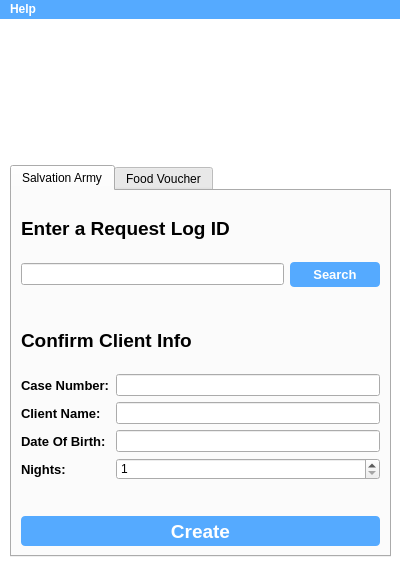
<?xml version="1.0" encoding="UTF-8"?>
<ui version="4.0">
 <class>MainWindow</class>
 <widget class="QMainWindow" name="MainWindow">
  <property name="windowModality">
   <enum>Qt::NonModal</enum>
  </property>
  <property name="enabled">
   <bool>true</bool>
  </property>
  <property name="geometry">
   <rect>
    <x>0</x>
    <y>0</y>
    <width>400</width>
    <height>575</height>
   </rect>
  </property>
  <property name="sizePolicy">
   <sizepolicy hsizetype="Expanding" vsizetype="Expanding">
    <horstretch>0</horstretch>
    <verstretch>0</verstretch>
   </sizepolicy>
  </property>
  <property name="minimumSize">
   <size>
    <width>400</width>
    <height>575</height>
   </size>
  </property>
  <property name="maximumSize">
   <size>
    <width>400</width>
    <height>575</height>
   </size>
  </property>
  <property name="cursor">
   <cursorShape>ArrowCursor</cursorShape>
  </property>
  <property name="windowTitle">
   <string>Accomodation Form Creator</string>
  </property>
  <property name="windowIcon">
   <iconset resource="../Resources/resource.qrc">
    <normaloff>:/Images/icon.png</normaloff>:/Images/icon.png</iconset>
  </property>
  <property name="styleSheet">
   <string notr="true">QMainWindow { background-color: white}</string>
  </property>
  <property name="iconSize">
   <size>
    <width>32</width>
    <height>32</height>
   </size>
  </property>
  <widget class="QWidget" name="centralwidget">
   <property name="styleSheet">
    <string notr="true"/>
   </property>
   <widget class="QWidget" name="layoutWidget">
    <property name="geometry">
     <rect>
      <x>10</x>
      <y>10</y>
      <width>381</width>
      <height>528</height>
     </rect>
    </property>
    <layout class="QVBoxLayout" name="verticalLayout">
     <item>
      <layout class="QHBoxLayout" name="horizontalLayout_7">
       <item>
        <spacer name="verticalSpacer_2">
         <property name="orientation">
          <enum>Qt::Vertical</enum>
         </property>
         <property name="sizeHint" stdset="0">
          <size>
           <width>20</width>
           <height>40</height>
          </size>
         </property>
        </spacer>
       </item>
       <item>
        <widget class="QLabel" name="logoLabel">
         <property name="sizePolicy">
          <sizepolicy hsizetype="Fixed" vsizetype="Fixed">
           <horstretch>0</horstretch>
           <verstretch>0</verstretch>
          </sizepolicy>
         </property>
         <property name="autoFillBackground">
          <bool>false</bool>
         </property>
         <property name="styleSheet">
          <string notr="true"/>
         </property>
         <property name="frameShape">
          <enum>QFrame::NoFrame</enum>
         </property>
         <property name="text">
          <string/>
         </property>
         <property name="pixmap">
          <pixmap resource="../Resources/resource.qrc">:/Images/list.png</pixmap>
         </property>
         <property name="scaledContents">
          <bool>true</bool>
         </property>
         <property name="alignment">
          <set>Qt::AlignCenter</set>
         </property>
         <property name="wordWrap">
          <bool>false</bool>
         </property>
        </widget>
       </item>
       <item>
        <spacer name="verticalSpacer">
         <property name="orientation">
          <enum>Qt::Vertical</enum>
         </property>
         <property name="sizeHint" stdset="0">
          <size>
           <width>20</width>
           <height>40</height>
          </size>
         </property>
        </spacer>
       </item>
      </layout>
     </item>
     <item>
      <widget class="QTabWidget" name="tabWidget">
       <property name="sizePolicy">
        <sizepolicy hsizetype="Expanding" vsizetype="Expanding">
         <horstretch>0</horstretch>
         <verstretch>0</verstretch>
        </sizepolicy>
       </property>
       <property name="font">
        <font>
         <weight>50</weight>
         <bold>false</bold>
        </font>
       </property>
       <property name="autoFillBackground">
        <bool>false</bool>
       </property>
       <property name="styleSheet">
        <string notr="true"/>
       </property>
       <property name="tabPosition">
        <enum>QTabWidget::North</enum>
       </property>
       <property name="tabShape">
        <enum>QTabWidget::Rounded</enum>
       </property>
       <property name="currentIndex">
        <number>0</number>
       </property>
       <widget class="QWidget" name="saTab">
        <property name="font">
         <font>
          <weight>75</weight>
          <bold>true</bold>
         </font>
        </property>
        <property name="styleSheet">
         <string notr="true"/>
        </property>
        <attribute name="icon">
         <iconset resource="../Resources/resource.qrc">
          <normaloff>:/Images/bed.png</normaloff>:/Images/bed.png</iconset>
        </attribute>
        <attribute name="title">
         <string>Salvation Army</string>
        </attribute>
        <layout class="QVBoxLayout" name="verticalLayout_8">
         <item>
          <widget class="QLabel" name="searchLabel">
           <property name="font">
            <font>
             <pointsize>14</pointsize>
             <weight>75</weight>
             <bold>true</bold>
            </font>
           </property>
           <property name="text">
            <string>Enter a Request Log ID</string>
           </property>
           <property name="alignment">
            <set>Qt::AlignLeading|Qt::AlignLeft|Qt::AlignVCenter</set>
           </property>
          </widget>
         </item>
         <item>
          <layout class="QHBoxLayout" name="horizontalLayout">
           <item>
            <widget class="QLineEdit" name="searchLine">
             <property name="styleSheet">
              <string notr="true"/>
             </property>
             <property name="text">
              <string/>
             </property>
             <property name="placeholderText">
              <string/>
             </property>
            </widget>
           </item>
           <item>
            <widget class="QPushButton" name="searchButtonSA">
             <property name="minimumSize">
              <size>
               <width>90</width>
               <height>25</height>
              </size>
             </property>
             <property name="font">
              <font>
               <family>Arial</family>
               <pointsize>10</pointsize>
               <weight>75</weight>
               <italic>false</italic>
               <bold>true</bold>
               <kerning>true</kerning>
              </font>
             </property>
             <property name="styleSheet">
              <string notr="true">QPushButton:pressed { 
	border-radius: 4px; 
	background-color: rgb(66, 133, 200);
}

QPushButton {
    border: none;
	border-radius: 4px;
	background-color: rgb(85, 170, 255);
	font: 75 10pt &quot;Arial&quot;; 
	color: rgb(255, 255, 255);	
	font-weight: bold;
}</string>
             </property>
             <property name="text">
              <string>Search</string>
             </property>
             <property name="autoDefault">
              <bool>false</bool>
             </property>
             <property name="default">
              <bool>false</bool>
             </property>
             <property name="flat">
              <bool>false</bool>
             </property>
            </widget>
           </item>
          </layout>
         </item>
         <item>
          <spacer name="horizontalSpacer">
           <property name="orientation">
            <enum>Qt::Horizontal</enum>
           </property>
           <property name="sizeHint" stdset="0">
            <size>
             <width>40</width>
             <height>20</height>
            </size>
           </property>
          </spacer>
         </item>
         <item>
          <widget class="QLabel" name="confirmLabel">
           <property name="font">
            <font>
             <pointsize>14</pointsize>
             <weight>75</weight>
             <bold>true</bold>
            </font>
           </property>
           <property name="text">
            <string>Confirm Client Info</string>
           </property>
          </widget>
         </item>
         <item>
          <layout class="QHBoxLayout" name="horizontalLayout_5">
           <item>
            <layout class="QVBoxLayout" name="verticalLayout_6">
             <item>
              <widget class="QLabel" name="caseNumLabel">
               <property name="font">
                <font>
                 <pointsize>10</pointsize>
                 <weight>75</weight>
                 <bold>true</bold>
                </font>
               </property>
               <property name="text">
                <string>Case Number:</string>
               </property>
              </widget>
             </item>
             <item>
              <widget class="QLabel" name="nameLabel">
               <property name="font">
                <font>
                 <pointsize>10</pointsize>
                 <weight>75</weight>
                 <bold>true</bold>
                </font>
               </property>
               <property name="text">
                <string>Client Name:</string>
               </property>
              </widget>
             </item>
             <item>
              <widget class="QLabel" name="dobLabel">
               <property name="font">
                <font>
                 <pointsize>10</pointsize>
                 <weight>75</weight>
                 <bold>true</bold>
                </font>
               </property>
               <property name="text">
                <string>Date Of Birth:</string>
               </property>
              </widget>
             </item>
             <item>
              <widget class="QLabel" name="nightsLabel">
               <property name="font">
                <font>
                 <pointsize>10</pointsize>
                 <weight>75</weight>
                 <bold>true</bold>
                </font>
               </property>
               <property name="text">
                <string>Nights:</string>
               </property>
              </widget>
             </item>
            </layout>
           </item>
           <item>
            <layout class="QVBoxLayout" name="verticalLayout_7">
             <item>
              <widget class="QLineEdit" name="caseNumLine">
               <property name="font">
                <font>
                 <pointsize>8</pointsize>
                 <italic>false</italic>
                 <stylestrategy>PreferAntialias</stylestrategy>
                </font>
               </property>
               <property name="styleSheet">
                <string notr="true"/>
               </property>
               <property name="readOnly">
                <bool>true</bool>
               </property>
              </widget>
             </item>
             <item>
              <widget class="QLineEdit" name="nameLine">
               <property name="font">
                <font>
                 <pointsize>8</pointsize>
                 <italic>false</italic>
                 <stylestrategy>PreferAntialias</stylestrategy>
                </font>
               </property>
               <property name="styleSheet">
                <string notr="true"/>
               </property>
               <property name="readOnly">
                <bool>true</bool>
               </property>
              </widget>
             </item>
             <item>
              <widget class="QLineEdit" name="dobLine">
               <property name="font">
                <font>
                 <pointsize>8</pointsize>
                 <italic>false</italic>
                 <stylestrategy>PreferAntialias</stylestrategy>
                </font>
               </property>
               <property name="styleSheet">
                <string notr="true"/>
               </property>
               <property name="readOnly">
                <bool>true</bool>
               </property>
              </widget>
             </item>
             <item>
              <widget class="QSpinBox" name="nightSpinBox">
               <property name="font">
                <font>
                 <weight>50</weight>
                 <bold>false</bold>
                </font>
               </property>
               <property name="styleSheet">
                <string notr="true"/>
               </property>
               <property name="buttonSymbols">
                <enum>QAbstractSpinBox::UpDownArrows</enum>
               </property>
               <property name="minimum">
                <number>1</number>
               </property>
               <property name="maximum">
                <number>5</number>
               </property>
              </widget>
             </item>
            </layout>
           </item>
          </layout>
         </item>
         <item>
          <spacer name="horizontalSpacer_4">
           <property name="orientation">
            <enum>Qt::Horizontal</enum>
           </property>
           <property name="sizeHint" stdset="0">
            <size>
             <width>40</width>
             <height>30</height>
            </size>
           </property>
          </spacer>
         </item>
         <item>
          <widget class="QPushButton" name="createFormBtn">
           <property name="minimumSize">
            <size>
             <width>0</width>
             <height>30</height>
            </size>
           </property>
           <property name="font">
            <font>
             <family>Arial</family>
             <pointsize>14</pointsize>
             <weight>75</weight>
             <italic>false</italic>
             <bold>true</bold>
            </font>
           </property>
           <property name="styleSheet">
            <string notr="true">QPushButton:pressed { 
	border-radius: 4px; 
	background-color: rgb(66, 133, 200);
}

QPushButton {
    border: none;
	border-radius: 4px;
	background-color: rgb(85, 170, 255);
	font: 75 14pt &quot;Arial&quot;; 
	color: rgb(255, 255, 255);	
	font-weight: bold;
}</string>
           </property>
           <property name="text">
            <string>Create</string>
           </property>
          </widget>
         </item>
        </layout>
       </widget>
       <widget class="QWidget" name="fvTab">
        <attribute name="icon">
         <iconset resource="../Resources/resource.qrc">
          <normaloff>:/Images/cart.png</normaloff>:/Images/cart.png</iconset>
        </attribute>
        <attribute name="title">
         <string>Food Voucher</string>
        </attribute>
        <layout class="QVBoxLayout" name="verticalLayout_5">
         <item>
          <widget class="QLabel" name="searchLabel_2">
           <property name="font">
            <font>
             <pointsize>14</pointsize>
             <weight>75</weight>
             <bold>true</bold>
            </font>
           </property>
           <property name="text">
            <string>Enter a Request Log ID</string>
           </property>
          </widget>
         </item>
         <item>
          <layout class="QHBoxLayout" name="horizontalLayout_3">
           <item>
            <widget class="QLineEdit" name="searchLine_2">
             <property name="styleSheet">
              <string notr="true"/>
             </property>
             <property name="text">
              <string/>
             </property>
             <property name="placeholderText">
              <string/>
             </property>
            </widget>
           </item>
           <item>
            <widget class="QPushButton" name="searchButtonFV">
             <property name="minimumSize">
              <size>
               <width>90</width>
               <height>25</height>
              </size>
             </property>
             <property name="font">
              <font>
               <family>Arial</family>
               <pointsize>10</pointsize>
               <weight>75</weight>
               <italic>false</italic>
               <bold>true</bold>
               <kerning>true</kerning>
              </font>
             </property>
             <property name="styleSheet">
              <string notr="true">QPushButton:pressed { 
	border-radius: 4px; 
	background-color: rgb(66, 133, 200);
}

QPushButton {
    border: none;
	border-radius: 4px;
	background-color: rgb(85, 170, 255);
	font: 75 10pt &quot;Arial&quot;; 
	color: rgb(255, 255, 255);	
	font-weight: bold;
}</string>
             </property>
             <property name="text">
              <string>Search</string>
             </property>
             <property name="autoDefault">
              <bool>false</bool>
             </property>
             <property name="default">
              <bool>false</bool>
             </property>
             <property name="flat">
              <bool>false</bool>
             </property>
            </widget>
           </item>
          </layout>
         </item>
         <item>
          <widget class="QLabel" name="confirmLabel_2">
           <property name="font">
            <font>
             <pointsize>14</pointsize>
             <weight>75</weight>
             <bold>true</bold>
            </font>
           </property>
           <property name="text">
            <string>Confirm Client Info</string>
           </property>
          </widget>
         </item>
         <item>
          <layout class="QHBoxLayout" name="horizontalLayout_4">
           <item>
            <layout class="QVBoxLayout" name="verticalLayout_3">
             <item>
              <widget class="QLabel" name="nameLabel_2">
               <property name="font">
                <font>
                 <pointsize>10</pointsize>
                 <weight>75</weight>
                 <bold>true</bold>
                </font>
               </property>
               <property name="text">
                <string>Client Name:</string>
               </property>
              </widget>
             </item>
             <item>
              <widget class="QLabel" name="dobLabel_2">
               <property name="font">
                <font>
                 <pointsize>10</pointsize>
                 <weight>75</weight>
                 <bold>true</bold>
                </font>
               </property>
               <property name="text">
                <string>Date Of Birth:</string>
               </property>
              </widget>
             </item>
             <item>
              <widget class="QLabel" name="addressLabel">
               <property name="font">
                <font>
                 <pointsize>10</pointsize>
                 <weight>75</weight>
                 <bold>true</bold>
                </font>
               </property>
               <property name="text">
                <string>Address:</string>
               </property>
              </widget>
             </item>
            </layout>
           </item>
           <item>
            <layout class="QVBoxLayout" name="verticalLayout_4">
             <item>
              <widget class="QLineEdit" name="nameLineFV">
               <property name="font">
                <font>
                 <pointsize>8</pointsize>
                 <italic>false</italic>
                 <stylestrategy>PreferAntialias</stylestrategy>
                </font>
               </property>
               <property name="styleSheet">
                <string notr="true"/>
               </property>
               <property name="readOnly">
                <bool>true</bool>
               </property>
              </widget>
             </item>
             <item>
              <widget class="QLineEdit" name="dobLineFV">
               <property name="font">
                <font>
                 <pointsize>8</pointsize>
                 <italic>false</italic>
                 <stylestrategy>PreferAntialias</stylestrategy>
                </font>
               </property>
               <property name="styleSheet">
                <string notr="true"/>
               </property>
               <property name="readOnly">
                <bool>true</bool>
               </property>
              </widget>
             </item>
             <item>
              <widget class="QLineEdit" name="addressLineFV">
               <property name="sizePolicy">
                <sizepolicy hsizetype="Expanding" vsizetype="Fixed">
                 <horstretch>0</horstretch>
                 <verstretch>0</verstretch>
                </sizepolicy>
               </property>
               <property name="font">
                <font>
                 <pointsize>8</pointsize>
                 <italic>false</italic>
                 <stylestrategy>PreferAntialias</stylestrategy>
                </font>
               </property>
               <property name="styleSheet">
                <string notr="true"/>
               </property>
               <property name="readOnly">
                <bool>true</bool>
               </property>
              </widget>
             </item>
            </layout>
           </item>
          </layout>
         </item>
         <item>
          <widget class="QLabel" name="confirmLabel_3">
           <property name="font">
            <font>
             <pointsize>14</pointsize>
             <weight>75</weight>
             <bold>true</bold>
            </font>
           </property>
           <property name="text">
            <string>Calculate Approved Amount</string>
           </property>
          </widget>
         </item>
         <item>
          <layout class="QHBoxLayout" name="horizontalLayout_14">
           <item>
            <layout class="QVBoxLayout" name="verticalLayout_13">
             <item>
              <layout class="QHBoxLayout" name="horizontalLayout_15">
               <item>
                <widget class="QLabel" name="daysLabel_4">
                 <property name="font">
                  <font>
                   <pointsize>10</pointsize>
                   <weight>75</weight>
                   <bold>true</bold>
                  </font>
                 </property>
                 <property name="text">
                  <string>Days:</string>
                 </property>
                </widget>
               </item>
               <item>
                <widget class="QSpinBox" name="daysSpinBox">
                 <property name="sizePolicy">
                  <sizepolicy hsizetype="Fixed" vsizetype="Fixed">
                   <horstretch>0</horstretch>
                   <verstretch>0</verstretch>
                  </sizepolicy>
                 </property>
                 <property name="styleSheet">
                  <string notr="true"/>
                 </property>
                 <property name="buttonSymbols">
                  <enum>QAbstractSpinBox::PlusMinus</enum>
                 </property>
                 <property name="minimum">
                  <number>1</number>
                 </property>
                 <property name="maximum">
                  <number>4</number>
                 </property>
                </widget>
               </item>
              </layout>
             </item>
             <item>
              <layout class="QHBoxLayout" name="horizontalLayout_16">
               <item>
                <widget class="QLabel" name="daysLabel_5">
                 <property name="font">
                  <font>
                   <pointsize>10</pointsize>
                   <weight>75</weight>
                   <bold>true</bold>
                  </font>
                 </property>
                 <property name="text">
                  <string>Adults:</string>
                 </property>
                </widget>
               </item>
               <item>
                <widget class="QSpinBox" name="adultsSpinBox">
                 <property name="sizePolicy">
                  <sizepolicy hsizetype="Fixed" vsizetype="Fixed">
                   <horstretch>0</horstretch>
                   <verstretch>0</verstretch>
                  </sizepolicy>
                 </property>
                 <property name="styleSheet">
                  <string notr="true"/>
                 </property>
                 <property name="buttonSymbols">
                  <enum>QAbstractSpinBox::PlusMinus</enum>
                 </property>
                 <property name="minimum">
                  <number>1</number>
                 </property>
                 <property name="maximum">
                  <number>2</number>
                 </property>
                </widget>
               </item>
              </layout>
             </item>
             <item>
              <layout class="QHBoxLayout" name="horizontalLayout_17">
               <item>
                <widget class="QLabel" name="daysLabel_6">
                 <property name="font">
                  <font>
                   <pointsize>10</pointsize>
                   <weight>75</weight>
                   <bold>true</bold>
                  </font>
                 </property>
                 <property name="text">
                  <string>Children:</string>
                 </property>
                </widget>
               </item>
               <item>
                <widget class="QSpinBox" name="childrenSpinBox">
                 <property name="sizePolicy">
                  <sizepolicy hsizetype="Fixed" vsizetype="Fixed">
                   <horstretch>0</horstretch>
                   <verstretch>0</verstretch>
                  </sizepolicy>
                 </property>
                 <property name="styleSheet">
                  <string notr="true"/>
                 </property>
                 <property name="buttonSymbols">
                  <enum>QAbstractSpinBox::PlusMinus</enum>
                 </property>
                 <property name="maximum">
                  <number>7</number>
                 </property>
                </widget>
               </item>
              </layout>
             </item>
            </layout>
           </item>
           <item>
            <widget class="Line" name="line">
             <property name="orientation">
              <enum>Qt::Vertical</enum>
             </property>
            </widget>
           </item>
           <item>
            <layout class="QVBoxLayout" name="verticalLayout_12">
             <property name="leftMargin">
              <number>10</number>
             </property>
             <item>
              <widget class="QCheckBox" name="foodCheckBox">
               <property name="sizePolicy">
                <sizepolicy hsizetype="Fixed" vsizetype="Fixed">
                 <horstretch>0</horstretch>
                 <verstretch>0</verstretch>
                </sizepolicy>
               </property>
               <property name="font">
                <font>
                 <pointsize>10</pointsize>
                 <weight>75</weight>
                 <bold>true</bold>
                </font>
               </property>
               <property name="layoutDirection">
                <enum>Qt::LeftToRight</enum>
               </property>
               <property name="text">
                <string>Food</string>
               </property>
               <property name="checked">
                <bool>true</bool>
               </property>
              </widget>
             </item>
             <item>
              <widget class="QCheckBox" name="diapersCheckBox">
               <property name="sizePolicy">
                <sizepolicy hsizetype="Fixed" vsizetype="Fixed">
                 <horstretch>0</horstretch>
                 <verstretch>0</verstretch>
                </sizepolicy>
               </property>
               <property name="font">
                <font>
                 <pointsize>10</pointsize>
                 <weight>75</weight>
                 <bold>true</bold>
                </font>
               </property>
               <property name="layoutDirection">
                <enum>Qt::LeftToRight</enum>
               </property>
               <property name="text">
                <string>Diapers</string>
               </property>
               <property name="checked">
                <bool>false</bool>
               </property>
              </widget>
             </item>
             <item>
              <widget class="QCheckBox" name="fuelCheckBox">
               <property name="sizePolicy">
                <sizepolicy hsizetype="Fixed" vsizetype="Fixed">
                 <horstretch>0</horstretch>
                 <verstretch>0</verstretch>
                </sizepolicy>
               </property>
               <property name="font">
                <font>
                 <pointsize>10</pointsize>
                 <weight>75</weight>
                 <bold>true</bold>
                </font>
               </property>
               <property name="layoutDirection">
                <enum>Qt::LeftToRight</enum>
               </property>
               <property name="text">
                <string>Fuel</string>
               </property>
               <property name="checked">
                <bool>false</bool>
               </property>
              </widget>
             </item>
            </layout>
           </item>
           <item>
            <widget class="Line" name="line_2">
             <property name="orientation">
              <enum>Qt::Vertical</enum>
             </property>
            </widget>
           </item>
           <item>
            <widget class="QLabel" name="approvedAmountLabel">
             <property name="sizePolicy">
              <sizepolicy hsizetype="Preferred" vsizetype="Preferred">
               <horstretch>0</horstretch>
               <verstretch>0</verstretch>
              </sizepolicy>
             </property>
             <property name="font">
              <font>
               <pointsize>14</pointsize>
               <weight>75</weight>
               <bold>true</bold>
              </font>
             </property>
             <property name="styleSheet">
              <string notr="true">color: rgb(0, 170, 0)</string>
             </property>
             <property name="text">
              <string>$0.00</string>
             </property>
             <property name="alignment">
              <set>Qt::AlignCenter</set>
             </property>
             <property name="wordWrap">
              <bool>false</bool>
             </property>
            </widget>
           </item>
          </layout>
         </item>
         <item>
          <layout class="QHBoxLayout" name="horizontalLayout_6">
           <item>
            <widget class="QLabel" name="safewayLabel">
             <property name="sizePolicy">
              <sizepolicy hsizetype="Fixed" vsizetype="Preferred">
               <horstretch>0</horstretch>
               <verstretch>0</verstretch>
              </sizepolicy>
             </property>
             <property name="font">
              <font>
               <pointsize>10</pointsize>
               <weight>75</weight>
               <bold>true</bold>
              </font>
             </property>
             <property name="text">
              <string>Safeway Location:</string>
             </property>
            </widget>
           </item>
           <item>
            <widget class="QComboBox" name="safewayComboBox">
             <property name="sizePolicy">
              <sizepolicy hsizetype="Preferred" vsizetype="Fixed">
               <horstretch>0</horstretch>
               <verstretch>0</verstretch>
              </sizepolicy>
             </property>
            </widget>
           </item>
          </layout>
         </item>
         <item>
          <widget class="QPushButton" name="createFormBtn_2">
           <property name="minimumSize">
            <size>
             <width>0</width>
             <height>30</height>
            </size>
           </property>
           <property name="font">
            <font>
             <family>Arial</family>
             <pointsize>14</pointsize>
             <weight>75</weight>
             <italic>false</italic>
             <bold>true</bold>
            </font>
           </property>
           <property name="styleSheet">
            <string notr="true">QPushButton:pressed { 
	border-radius: 4px; 
	background-color: rgb(66, 133, 200);
}

QPushButton {
    border: none;
	border-radius: 4px;
	background-color: rgb(85, 170, 255);
	font: 75 14pt &quot;Arial&quot;; 
	color: rgb(255, 255, 255);	
	font-weight: bold;
}</string>
           </property>
           <property name="text">
            <string>Create</string>
           </property>
          </widget>
         </item>
        </layout>
       </widget>
      </widget>
     </item>
    </layout>
   </widget>
  </widget>
  <widget class="QMenuBar" name="menuBar">
   <property name="geometry">
    <rect>
     <x>0</x>
     <y>0</y>
     <width>400</width>
     <height>21</height>
    </rect>
   </property>
   <property name="font">
    <font>
     <family>Arial</family>
     <weight>75</weight>
     <bold>true</bold>
    </font>
   </property>
   <property name="styleSheet">
    <string notr="true">selection-background-color: rgb(64, 129, 194);
background-color: rgb(85, 170, 255);	
color: rgb(255, 255, 255);
</string>
   </property>
   <property name="nativeMenuBar">
    <bool>true</bool>
   </property>
   <widget class="QMenu" name="menuHelp">
    <property name="font">
     <font>
      <family>Arial</family>
      <pointsize>9</pointsize>
      <weight>75</weight>
      <bold>true</bold>
     </font>
    </property>
    <property name="styleSheet">
     <string notr="true">selection-background-color: rgb(64, 129, 194);
background-color: rgb(85, 170, 255);	
color: rgb(255, 255, 255);
</string>
    </property>
    <property name="title">
     <string>Help</string>
    </property>
    <addaction name="actionSubmitFeedback"/>
   </widget>
   <addaction name="menuHelp"/>
  </widget>
  <action name="actionSubmitFeedback">
   <property name="text">
    <string>Submit Feedback</string>
   </property>
   <property name="font">
    <font>
     <family>Arial</family>
     <pointsize>8</pointsize>
     <weight>75</weight>
     <bold>true</bold>
    </font>
   </property>
  </action>
  <action name="actionInfo">
   <property name="text">
    <string>Info</string>
   </property>
  </action>
 </widget>
 <resources>
  <include location="../Resources/resource.qrc"/>
 </resources>
 <connections/>
</ui>
